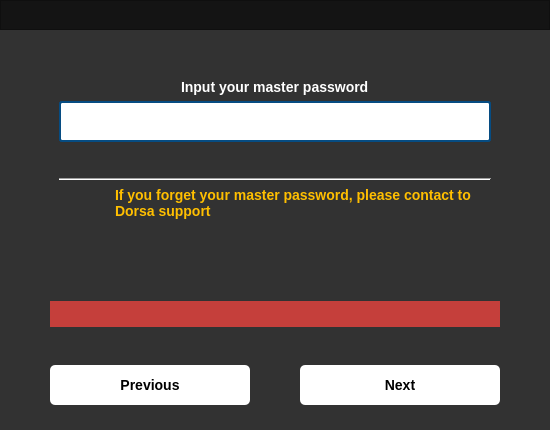
<?xml version="1.0" encoding="UTF-8"?>
<ui version="4.0">
 <class>login_dialog_window</class>
 <widget class="QDialog" name="login_dialog_window">
  <property name="geometry">
   <rect>
    <x>0</x>
    <y>0</y>
    <width>550</width>
    <height>430</height>
   </rect>
  </property>
  <property name="sizePolicy">
   <sizepolicy hsizetype="Fixed" vsizetype="Preferred">
    <horstretch>0</horstretch>
    <verstretch>0</verstretch>
   </sizepolicy>
  </property>
  <property name="minimumSize">
   <size>
    <width>550</width>
    <height>430</height>
   </size>
  </property>
  <property name="maximumSize">
   <size>
    <width>550</width>
    <height>430</height>
   </size>
  </property>
  <property name="windowTitle">
   <string>Dialog</string>
  </property>
  <property name="styleSheet">
   <string notr="true">*{
	
	font: auto &quot;Arial&quot;;
	font-size: 14px;
font-weight:bold;

}

QLabel{


}


#login_dialog_window{
	background-color: #ffffff;
	background-color: rgb(6, 76, 130);
	background-color: rgb(50,50,50);
}



QPushButton{
	border: none;
	min-height: 40px;
	border-radius: 5px;

	
}
/*
QPushButton:hover{

	background-color:rgb(22, 38, 76);

}

QPushButton:disabled{
	color: #808080;
	background-color:rgb(210, 210, 210);

}
*/

/*********************************************/
QLabel{
	color: #ffffff;
}


/*********************************************/


/*******************************************/
QLineEdit
{
	border:2px solid rgb(6, 76, 130);
    border-radius: 3px;
    padding: 1px 18px 1px 8px;
    min-width: 6em;
	min-height: 35px;
	font-size: 16px;
}



/*******************************************/


QGroupBox{
	font-weight: bold;
}

QLineEdit:hover{
	border: 1px solid black;
	background: #e4f0fa;
}

QLineEdit:focus {
	color: rgb(6, 76, 130);
	background: #ffffff;
	selection-background-color: rgb(255, 204, 75);
}

QSpinBox:hover{
	background: #e4f0fa;
}


</string>
  </property>
  <layout class="QVBoxLayout" name="verticalLayout">
   <property name="spacing">
    <number>0</number>
   </property>
   <property name="leftMargin">
    <number>0</number>
   </property>
   <property name="topMargin">
    <number>0</number>
   </property>
   <property name="rightMargin">
    <number>0</number>
   </property>
   <property name="bottomMargin">
    <number>0</number>
   </property>
   <item>
    <widget class="QFrame" name="win_buttons">
     <property name="maximumSize">
      <size>
       <width>16777215</width>
       <height>30</height>
      </size>
     </property>
     <property name="styleSheet">
      <string notr="true">QPushButton{
	padding: 10px;
	margin: 0px;
	min-height: 0px;
	min-width: 0px;
	background-color: rgba(0,0,0,0);
	max-height:20px;
}

QPushButton:hover {
 border: 1 solid #ffffff;
background-color: rgba(31, 32, 85, 100);
 }

#win_buttons{

background-color: rgb(20, 20, 20);
}</string>
     </property>
     <property name="frameShape">
      <enum>QFrame::StyledPanel</enum>
     </property>
     <property name="frameShadow">
      <enum>QFrame::Raised</enum>
     </property>
     <layout class="QHBoxLayout" name="horizontalLayout_13">
      <property name="spacing">
       <number>5</number>
      </property>
      <property name="leftMargin">
       <number>5</number>
      </property>
      <property name="topMargin">
       <number>5</number>
      </property>
      <property name="rightMargin">
       <number>5</number>
      </property>
      <property name="bottomMargin">
       <number>5</number>
      </property>
      <item>
       <spacer name="horizontalSpacer">
        <property name="orientation">
         <enum>Qt::Horizontal</enum>
        </property>
        <property name="sizeHint" stdset="0">
         <size>
          <width>40</width>
          <height>20</height>
         </size>
        </property>
       </spacer>
      </item>
      <item>
       <widget class="QPushButton" name="close_btn">
        <property name="minimumSize">
         <size>
          <width>20</width>
          <height>20</height>
         </size>
        </property>
        <property name="maximumSize">
         <size>
          <width>16777215</width>
          <height>40</height>
         </size>
        </property>
        <property name="cursor">
         <cursorShape>PointingHandCursor</cursorShape>
        </property>
        <property name="toolTip">
         <string/>
        </property>
        <property name="styleSheet">
         <string notr="true"/>
        </property>
        <property name="text">
         <string/>
        </property>
        <property name="icon">
         <iconset resource="Assets/Assets.qrc">
          <normaloff>:/assets/general/close.png</normaloff>:/assets/general/close.png</iconset>
        </property>
        <property name="iconSize">
         <size>
          <width>15</width>
          <height>15</height>
         </size>
        </property>
       </widget>
      </item>
     </layout>
    </widget>
   </item>
   <item>
    <layout class="QVBoxLayout" name="verticalLayout_2">
     <property name="leftMargin">
      <number>50</number>
     </property>
     <property name="topMargin">
      <number>40</number>
     </property>
     <property name="rightMargin">
      <number>50</number>
     </property>
     <property name="bottomMargin">
      <number>25</number>
     </property>
     <item>
      <widget class="QStackedWidget" name="pages">
       <property name="styleSheet">
        <string notr="true">#page1,
#page2,
#page3
{
	background-color: rgba(0,0,0,0);
}</string>
       </property>
       <property name="currentIndex">
        <number>0</number>
       </property>
       <widget class="QWidget" name="page1">
        <layout class="QVBoxLayout" name="verticalLayout_3">
         <item alignment="Qt::AlignHCenter">
          <widget class="QLabel" name="label">
           <property name="text">
            <string>Input your master password</string>
           </property>
          </widget>
         </item>
         <item>
          <widget class="QLineEdit" name="master_password_inpt"/>
         </item>
         <item>
          <spacer name="verticalSpacer_4">
           <property name="orientation">
            <enum>Qt::Vertical</enum>
           </property>
           <property name="sizeType">
            <enum>QSizePolicy::Maximum</enum>
           </property>
           <property name="sizeHint" stdset="0">
            <size>
             <width>20</width>
             <height>30</height>
            </size>
           </property>
          </spacer>
         </item>
         <item>
          <widget class="Line" name="line">
           <property name="orientation">
            <enum>Qt::Horizontal</enum>
           </property>
          </widget>
         </item>
         <item>
          <layout class="QHBoxLayout" name="horizontalLayout_3">
           <property name="leftMargin">
            <number>0</number>
           </property>
           <property name="topMargin">
            <number>0</number>
           </property>
           <item>
            <widget class="QLabel" name="label_7">
             <property name="maximumSize">
              <size>
               <width>50</width>
               <height>50</height>
              </size>
             </property>
             <property name="text">
              <string/>
             </property>
             <property name="pixmap">
              <pixmap resource="Assets/Assets.qrc">:/assets/icons/icons8-support-64.png</pixmap>
             </property>
             <property name="scaledContents">
              <bool>true</bool>
             </property>
            </widget>
           </item>
           <item>
            <widget class="QLabel" name="label_6">
             <property name="styleSheet">
              <string notr="true">color: rgb(255, 191, 0);</string>
             </property>
             <property name="text">
              <string>If you forget your master password, please contact to Dorsa support</string>
             </property>
             <property name="wordWrap">
              <bool>true</bool>
             </property>
            </widget>
           </item>
          </layout>
         </item>
         <item>
          <spacer name="verticalSpacer">
           <property name="orientation">
            <enum>Qt::Vertical</enum>
           </property>
           <property name="sizeHint" stdset="0">
            <size>
             <width>20</width>
             <height>40</height>
            </size>
           </property>
          </spacer>
         </item>
        </layout>
       </widget>
       <widget class="QWidget" name="page2">
        <layout class="QVBoxLayout" name="verticalLayout_4">
         <property name="topMargin">
          <number>11</number>
         </property>
         <item>
          <widget class="QLabel" name="label_2">
           <property name="text">
            <string>Please insert database information</string>
           </property>
          </widget>
         </item>
         <item>
          <widget class="QWidget" name="widget_4" native="true">
           <layout class="QGridLayout" name="gridLayout_24">
            <item row="0" column="0">
             <widget class="QLabel" name="label_35">
              <property name="text">
               <string>Username:</string>
              </property>
              <property name="alignment">
               <set>Qt::AlignRight|Qt::AlignTrailing|Qt::AlignVCenter</set>
              </property>
             </widget>
            </item>
            <item row="1" column="1">
             <widget class="QLineEdit" name="db_password_inpt"/>
            </item>
            <item row="0" column="1">
             <widget class="QLineEdit" name="db_username_inpt"/>
            </item>
            <item row="1" column="0">
             <widget class="QLabel" name="label_98">
              <property name="text">
               <string>Password:</string>
              </property>
              <property name="alignment">
               <set>Qt::AlignRight|Qt::AlignTrailing|Qt::AlignVCenter</set>
              </property>
             </widget>
            </item>
           </layout>
          </widget>
         </item>
         <item>
          <widget class="QLabel" name="label_3">
           <property name="styleSheet">
            <string notr="true">color: rgb(255, 191, 0);</string>
           </property>
           <property name="text">
            <string>Warning: almost you don't need to change host</string>
           </property>
          </widget>
         </item>
         <item>
          <layout class="QGridLayout" name="gridLayout">
           <property name="leftMargin">
            <number>0</number>
           </property>
           <property name="topMargin">
            <number>14</number>
           </property>
           <item row="0" column="0">
            <widget class="QLabel" name="label_102">
             <property name="text">
              <string>Host:</string>
             </property>
             <property name="alignment">
              <set>Qt::AlignRight|Qt::AlignTrailing|Qt::AlignVCenter</set>
             </property>
            </widget>
           </item>
           <item row="0" column="1">
            <widget class="QLineEdit" name="db_host_inpt"/>
           </item>
          </layout>
         </item>
         <item>
          <spacer name="verticalSpacer_2">
           <property name="orientation">
            <enum>Qt::Vertical</enum>
           </property>
           <property name="sizeHint" stdset="0">
            <size>
             <width>20</width>
             <height>40</height>
            </size>
           </property>
          </spacer>
         </item>
        </layout>
       </widget>
       <widget class="QWidget" name="page3">
        <layout class="QVBoxLayout" name="verticalLayout_5">
         <item>
          <layout class="QHBoxLayout" name="horizontalLayout">
           <item>
            <widget class="QLabel" name="label_5">
             <property name="maximumSize">
              <size>
               <width>50</width>
               <height>50</height>
              </size>
             </property>
             <property name="text">
              <string/>
             </property>
             <property name="pixmap">
              <pixmap resource="Assets/Assets.qrc">:/assets/icons/icons8-check-150.png</pixmap>
             </property>
             <property name="scaledContents">
              <bool>true</bool>
             </property>
            </widget>
           </item>
           <item>
            <widget class="QLabel" name="label_4">
             <property name="styleSheet">
              <string notr="true"/>
             </property>
             <property name="text">
              <string>Database Initial successfully. click on finish and run the software again</string>
             </property>
             <property name="wordWrap">
              <bool>true</bool>
             </property>
            </widget>
           </item>
          </layout>
         </item>
        </layout>
       </widget>
      </widget>
     </item>
     <item>
      <widget class="QLabel" name="error_lbl">
       <property name="styleSheet">
        <string notr="true">background-color: rgb(197, 63, 59);
padding: 5px;</string>
       </property>
       <property name="text">
        <string/>
       </property>
       <property name="wordWrap">
        <bool>true</bool>
       </property>
      </widget>
     </item>
     <item>
      <spacer name="verticalSpacer_3">
       <property name="orientation">
        <enum>Qt::Vertical</enum>
       </property>
       <property name="sizeType">
        <enum>QSizePolicy::Maximum</enum>
       </property>
       <property name="sizeHint" stdset="0">
        <size>
         <width>20</width>
         <height>30</height>
        </size>
       </property>
      </spacer>
     </item>
     <item>
      <layout class="QHBoxLayout" name="horizontalLayout_2">
       <property name="topMargin">
        <number>11</number>
       </property>
       <item>
        <widget class="QPushButton" name="prev_btn">
         <property name="styleSheet">
          <string notr="true">QPushButton{
	background-color: rgb(255,255,255)
}

QPushButton:hover{

	color:#ffffff;
	background-color: rgb(19, 165, 121);
}</string>
         </property>
         <property name="text">
          <string>Previous</string>
         </property>
        </widget>
       </item>
       <item>
        <spacer name="horizontalSpacer_2">
         <property name="orientation">
          <enum>Qt::Horizontal</enum>
         </property>
         <property name="sizeType">
          <enum>QSizePolicy::Fixed</enum>
         </property>
         <property name="sizeHint" stdset="0">
          <size>
           <width>50</width>
           <height>20</height>
          </size>
         </property>
        </spacer>
       </item>
       <item>
        <widget class="QPushButton" name="next_btn">
         <property name="styleSheet">
          <string notr="true">QPushButton{
	background-color: rgb(255,255,255)
}

QPushButton:hover{

	color:#ffffff;
	background-color: rgb(19, 165, 121);
}</string>
         </property>
         <property name="text">
          <string>Next</string>
         </property>
        </widget>
       </item>
      </layout>
     </item>
    </layout>
   </item>
  </layout>
 </widget>
 <resources>
  <include location="Assets/Assets.qrc"/>
 </resources>
 <connections/>
</ui>
